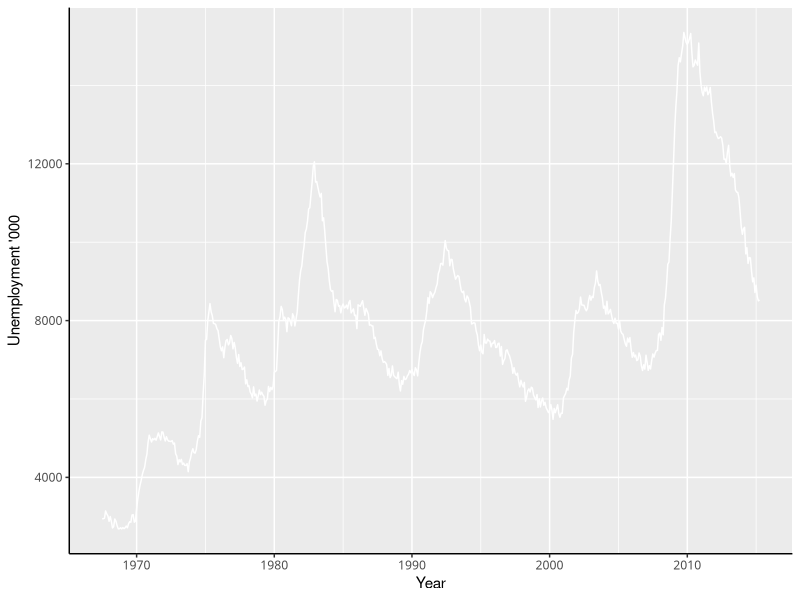
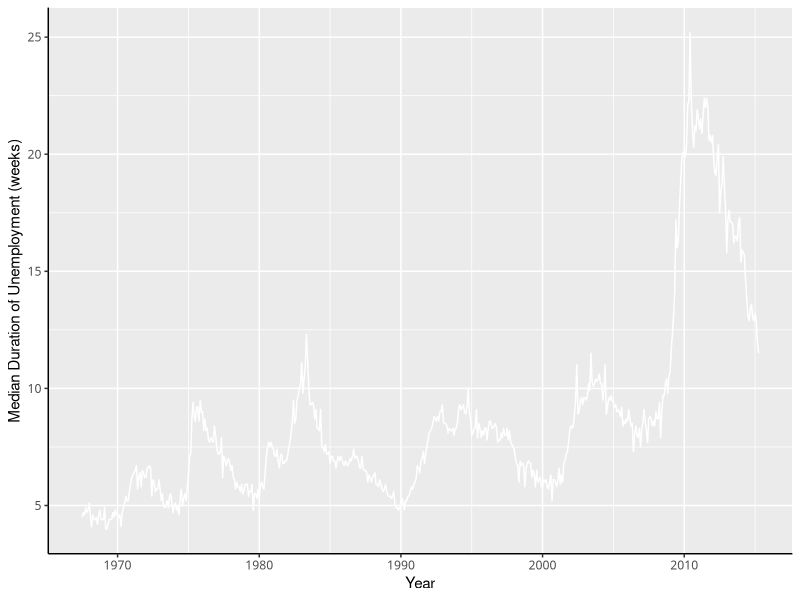
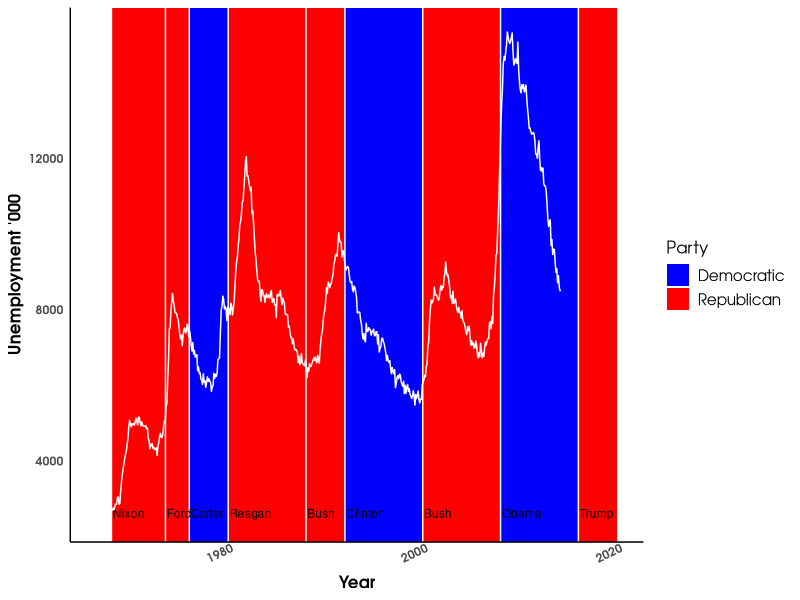

Source code (R) for these figures, in order: (Note: this script raises an error after producing the figures.)
## ---- chunk 1
knitr::opts_chunk$set(echo = TRUE)
## ---- chunk 2
library(ggplot2)
data("presidential", "economics")
## ---- chunk 3
ggplot(economics, presidential,
       mapping = aes(x = date, y = unemploy)) +
  geom_line(color = "white") +
  labs(x = "Year",
       y = "Unemployment '000") +
  theme(axis.line = element_line(linetype = "solid"),
        axis.text.x = element_text(family = "Impact"), 
        axis.text.y = element_text(family = "Impact"), 
       legend.text = element_text(family = "Impact"), 
       legend.title = element_text(family = "Impact"))

## ---- chunk 4
ggplot(economics, presidential,
       mapping = aes(x = date, y = uempmed)) +
  geom_line(color = "white") +
  labs(x = "Year",
       y = "Median Duration of Unemployment (weeks)") +
  theme(axis.line = element_line(linetype = "solid"),
        axis.text.x = element_text(family = "Cormorant Upright"), 
        axis.text.y = element_text(family = "Cormorant Upright"), 
       legend.text = element_text(family = "Coromorant Upright"), 
       legend.title = element_text(family = "Cormorant Upright"))
## ---- chunk 5
presidential <- subset(presidential, start > economics$date[1])

ggplot(economics) + 
  geom_rect(
    aes(xmin = start, xmax = end, fill = party), 
    ymin = -Inf, ymax = Inf,  
    data = presidential
  ) + 
  geom_vline(
    aes(xintercept = as.numeric(start)), 
    data = presidential,
    color = "white"
  ) + 
  geom_text(
    aes(x = start, y = 2500, label = name), 
    data = presidential, 
    size = 3, vjust = 0, hjust = 0, nudge_x = 50
  ) + 
  geom_line(aes(date, unemploy), color = "white") + 
  scale_fill_manual(values = c("blue", "red")) +
  labs(x = "Year",
       y = "Unemployment '000") +
  theme_minimal() +
  theme(axis.line = element_line(linetype = "solid")) + theme(panel.grid.major = element_line(colour = "white"), 
    panel.grid.minor = element_line(colour = "white"), 
    axis.title = element_text(family = "AvantGarde", 
        size = 12, face = "bold"), axis.text = element_text(family = "AvantGarde", 
        face = "bold"), axis.text.x = element_text(family = "AvantGarde", 
        angle = 25), axis.text.y = element_text(family = "AvantGarde"), 
    legend.text = element_text(size = 11, 
        family = "AvantGarde"), legend.title = element_text(size = 12, 
        family = "AvantGarde"), panel.background = element_rect(fill = "white", 
        colour = "white")) +labs(fill = "Party")

## ---- chunk 6
p1 <- subset(presidential, start > economics$date[1]) 

ggplot(economics) + 
  
  geom_rect(
    aes(xmin = start, xmax = end, fill = party), 
    ymin = -Inf, ymax = Inf,  
    data = presidential) + 
  
  geom_vline(
    aes(xintercept = as.numeric(start)), 
    data = presidential,
    color = "grey") + 
  
  geom_text(
    aes(x = start, y = 2500, label = name), 
    data = presidential, 
    size = 3, vjust = c(3.0, 1.4, 2.0, 4.0, 2.3, 4.0, 4.0, 4.1), hjust = 0, nudge_x = 50, color = "white", angle = 90) + 
  
  geom_line(aes(date, unemploy), color = "white") + 
  
  scale_fill_manual(values = c("blue", "red")) +
  
  labs(x = "Year",
       y = "Unemployment '000") +
  
  theme_minimal() +
  
  theme(axis.line = element_line(linetype = "solid")) + theme(panel.grid.major = element_line(colour = "white"), 
    panel.grid.minor = element_line(colour = "white"), 
    axis.title = element_text(family = "Impact", size = 12), 
    axis.text = element_text(family = "Impact"), 
    axis.text.x = element_text(family = "Impact", angle = 40, size = 8), 
    axis.text.y = element_text(family = "Impact"), 
    legend.text = element_text(size = 11, family = "Impact"), 
    legend.title = element_text(size = 12, family = "Impact"), panel.background = element_rect(fill = "white", 
                                                                                               colour = "white")) +labs(fill = "Party") 
## ---- chunk 7
presidential <- subset(presidential, start > economics$date[1])

p2 <- ggplot(economics) + 
  
  geom_rect(aes(xmin = start, xmax = end, fill = party), 
    ymin = -Inf, ymax = Inf, 
    data = presidential, size = 0.5, alpha = 0.3) + 
  
  geom_vline(aes(xintercept = as.numeric(start)), 
    data = presidential,
    color = "white") + 
   
  geom_line(aes(date, uempmed), color = "white") +
    
   scale_fill_manual(values = c("blue", "red")) +
   
  geom_text(aes(x = median_x, y = 26, label = name), 
    data = presidential, 
    size = 3, vjust = 0, hjust = 0, nudge_x = 50, color = "white", angle = 90, family = "Times New Roman") + 
  
   labs(x = "Year",
        y = "Median Duration of Unemployment (Weeks)",
        fill = "Party") +
   
   ylim(0, 30) +
   
  theme(plot.subtitle = element_text(vjust = 1),
         plot.caption = element_text(vjust = 1),
         axis.title = element_text(size = 10),
         legend.text = element_text(size = 8.0),
         axis.text = element_text(size = 2),
         legend.title = element_text(size = 10),
         axis.line = element_line(linetype = "solid"),
         axis.text.x = element_text(angle = 40, vjust = 1.0, hjust = 1.0, family = "Times New Roman"),
         axis.text.y = element_text(family = "Times New Roman"),
         panel.background = element_rect(fill = "white", color = "white")) 
         
   
   
  
